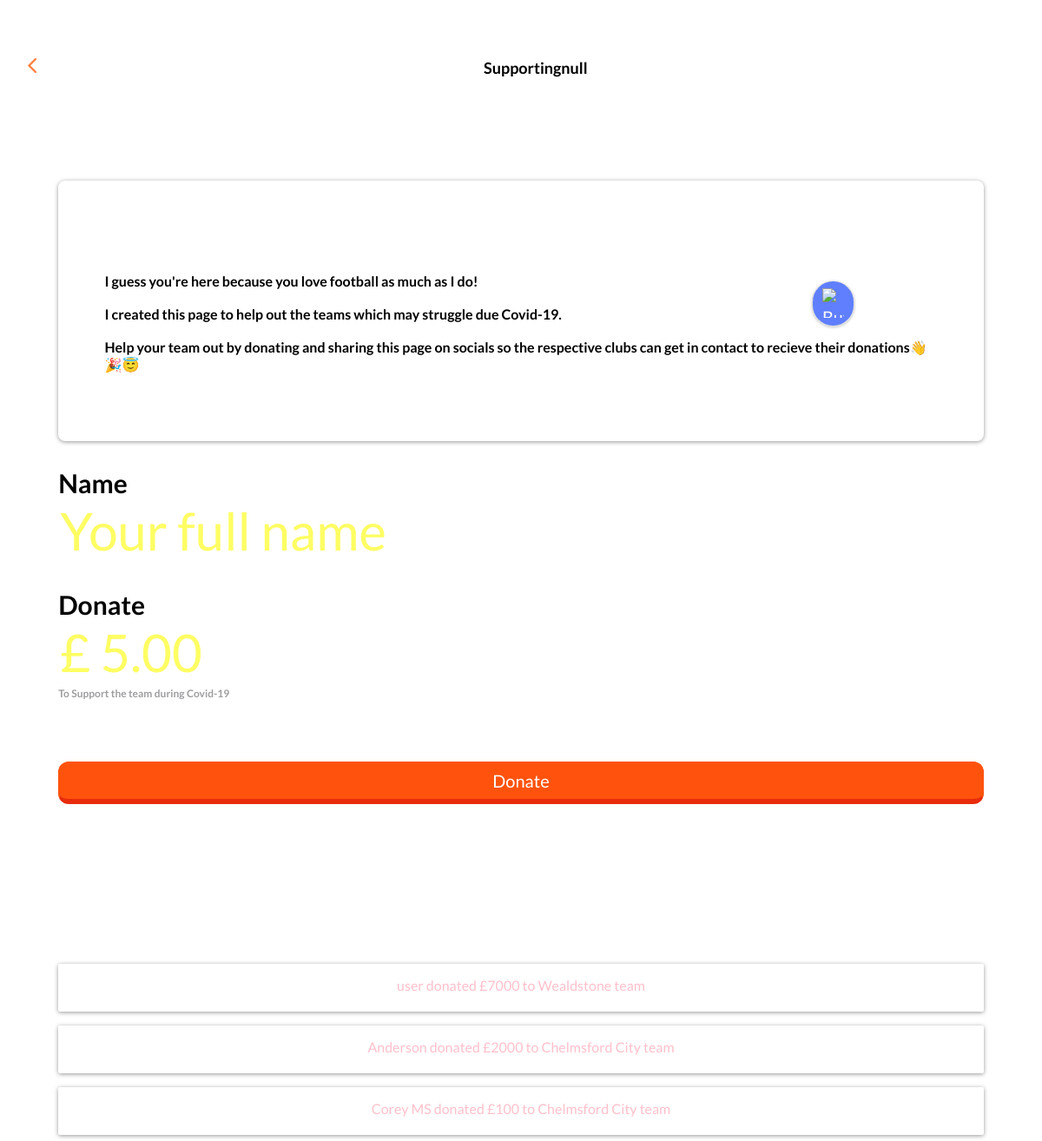
The page /payments/support/ on the database as committed earlier.
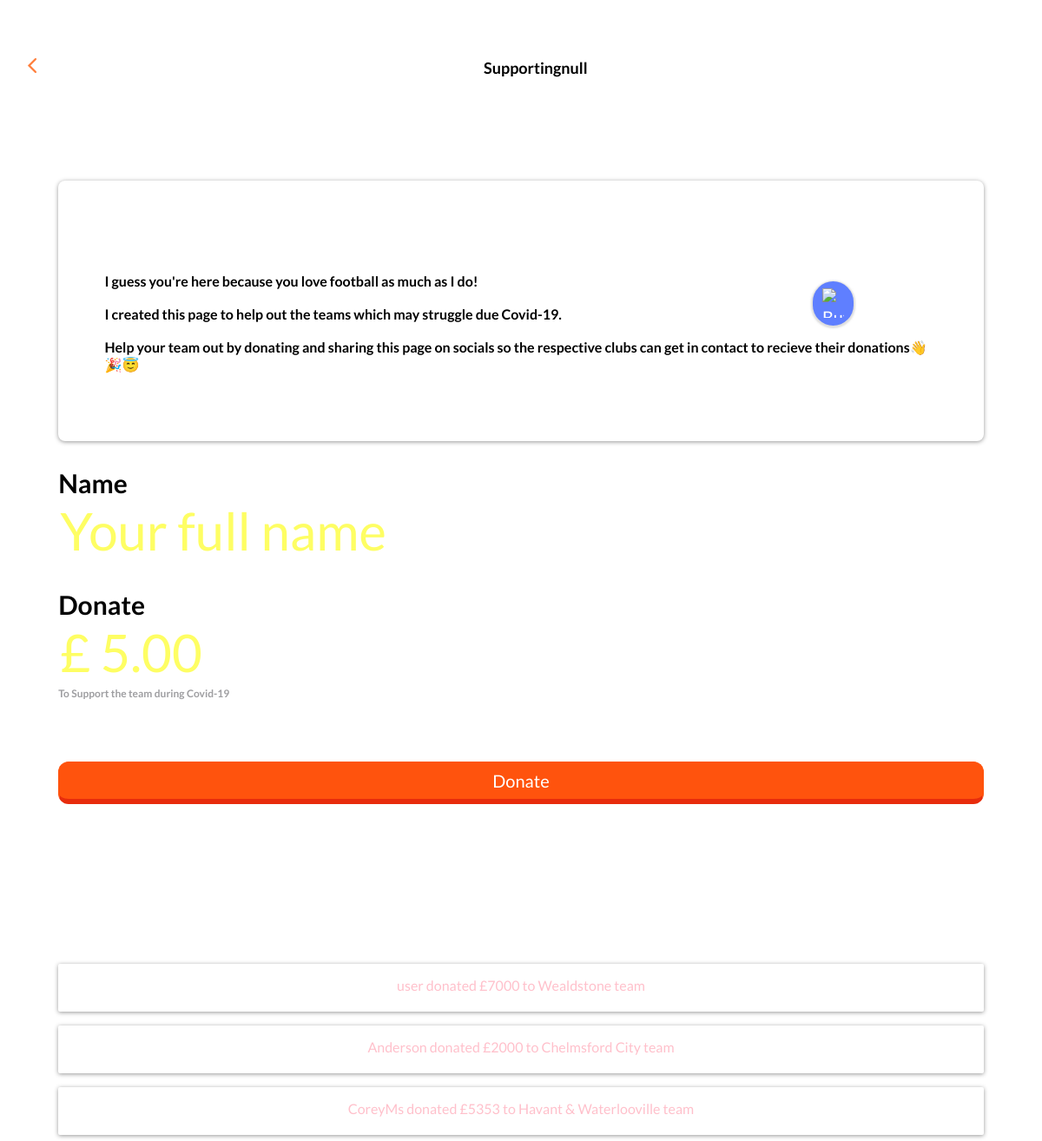
The same page on the database as committed later.
### posts/models.py (models this page shows, shortened)
class Posts(models.Model):
    name = models.CharField(max_length=100, default="user")
    value = models.CharField(max_length=100)
    team = models.ForeignKey(Club, on_delete=models.CASCADE)
    class Meta :
        app_label = "posts"

### data/models.py (models this page shows, shortened)
class Club(models.Model):
    team = models.CharField(max_length=120)
    league = models.CharField(max_length=120)
    pic = models.ImageField() #needs to be img
    gender = models.CharField(max_length=120,default="male")
    class Meta:
        app_label = 'data'

### payments/views.py (the view)
# urls.py: path('support/',StripeView.as_view(), name="stripe"),
class StripeView(ListView):
    template_name ="payments/prestripe.html"
    model = Posts
    context_object_name = 'posts'
    def get_context_data(self, **kwargs): #**kwargs is basically a dictionary of any key and value pairs
        context = super().get_context_data(**kwargs) #super() gets the context from the parent class ie StipeViews
        context['key'] = 'pk_test_sMuUdXvGiOEvFLSOAlPFFLaY008Afnd6pY' #if context contains 'key' in dictionary somwhere set the value to that publishable key
        return context #returns the value for 'key' IN THE TEMPLATE in {{key}}
    @method_decorator(csrf_exempt)
    def dispatch(self, request, *args, **kwargs):
        return super(StripeView, self).dispatch(request, *args, **kwargs)

### payments/templates/payments/prestripe.html (shortened to what this page needs)
<!DOCTYPE html>
{% load static %}
<html>
<head>
     <link rel="stylesheet" type="text/css" href="{% static 'Newkit/style.css' %}" />
</head>
<body onload="getTextContent(window.localStorage.getItem('team_name'));">
    <div style="padding-top:5%;width:100%;">
    <div onclick="location.href='/newkits'"  id="arrow_prev">
    <div id="group_82">
    <img id="path_82" src="{% static 'Newkit/pictures/back-arrow.png' %}">
    </div>
    </div>
    <div style="text-align:center">
    <h1  id="page_title">  </h1>
    </div>
    <a class="bmc-button" target="_blank" href="https://www.buymeacoffee.com/kwWPSZY"><img src="https://cdn.buymeacoffee.com/buttons/bmc-new-btn-logo.svg" alt="Buy me a coffee"></a>
    </div>
    <div id="info-card">
    <h3>
    I guess you're here because you love football as much as I do! </br></br>
    I created this page to help out the teams which may struggle due Covid-19.</br></br>
    Help your team out by donating and sharing this page on socials so the respective clubs can get in contact to recieve their donations&#128075;&#x1F389&#128519;
    </h3>
    </div>
    <div>
    <form id="x" method="POST">
        <h3 id="donate">
            Name
        </h3>
        <input type="text" id="name_input" style="width:90%;" placeholder="Your full name">
        <h3 id="donate">
            Donate
        </h3>
        <input type="text" id="payment_input" style="width:90%;" placeholder="&pound; 5.00"><br /><br />
            <h3 style="font-size:12px;color:#9E9EA1;margin-top:-15px;padding-top:0px;">
                 To Support the team during Covid-19
            </h3>
        <button id="submit_value" onclick="showerz();" type="submit">Donate</button>
    </form>
      <div id="posts">
        {% for post in posts %}
        <p id="the-post" >{{ post.name }} donated &pound;{{ post.value }} to {{ post.team.team }} team</p>
        {% endfor %}
    </div>
</body>
</html>

Rows that differ between the two databases and show on the page:
changed Posts: name "Corey MS" → "CoreyMs"; value "100" → "5353"; team.team "Chelmsford City" → "Havant & Waterlooville"
